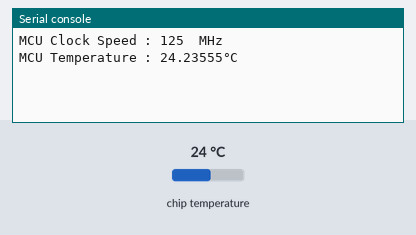
Recording of a program running on a simulated Raspberry Pi Pico running MicroPython. On the bench: the last lines printed to the serial console. The inputs (shaded band) are chosen by the test bench; at power-on: chip temperature 24 °C.

Above: at 1.2 s.
1.3 s: chip temperature set to 1 °C
At 2.7 s:
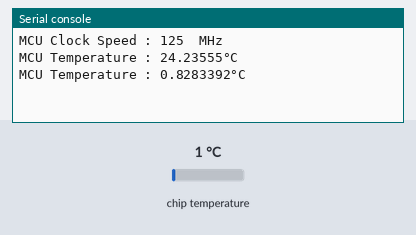
4.0 s: chip temperature set to 11 °C
At 5.5 s:
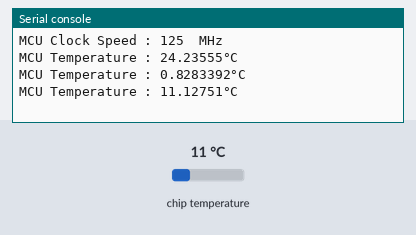
Timing chart, 0 to 7.0 s (numbered marks = the images above; inputs shaded):
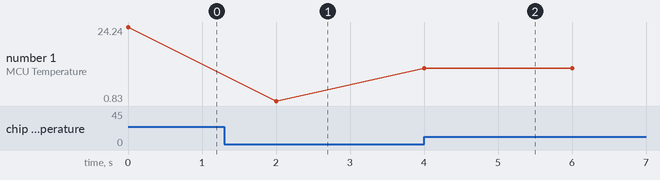

Measured:
- after the input at 1.3 s, the serial console: prints a new line after 0.70 s (image 1)
- after the input at 4.0 s, the serial console: prints a new line at once (image 2)
- plotted number 1: 24.24 → 0.83 after the input at 1.3 s, 0.83 → 11.13 after the input at 4.0 s

The program:

CpuTemperature.py
```python
import machine
from machine import Pin, ADC, Timer
import utime

sensor_temp = ADC(4)
conversion_factor = 3.3 / (65535)

"""
tim = Timer()
def tick(timer):
    reading = sensor_temp.read_u16() * conversion_factor
    temperature = 27 - (reading - 0.706)/0.001721
#    print(temperature)
    print("Temperature : " + str(temperature) + "°C")

    freqValue = int(machine.freq() / 1000000)
    print("MCU Clock Speed : " + str(freqValue), " MHz")

tim.init(freq=5, mode=Timer.PERIODIC, callback=tick)
"""

freqValue = int(machine.freq() / 1000000)
print("MCU Clock Speed : " + str(freqValue), " MHz")

while True:
    reading = sensor_temp.read_u16() * conversion_factor
    temperature = 27 - (reading - 0.706)/0.001721
    print("MCU Temperature : " + str(temperature) + "°C")

    utime.sleep(2)
```
